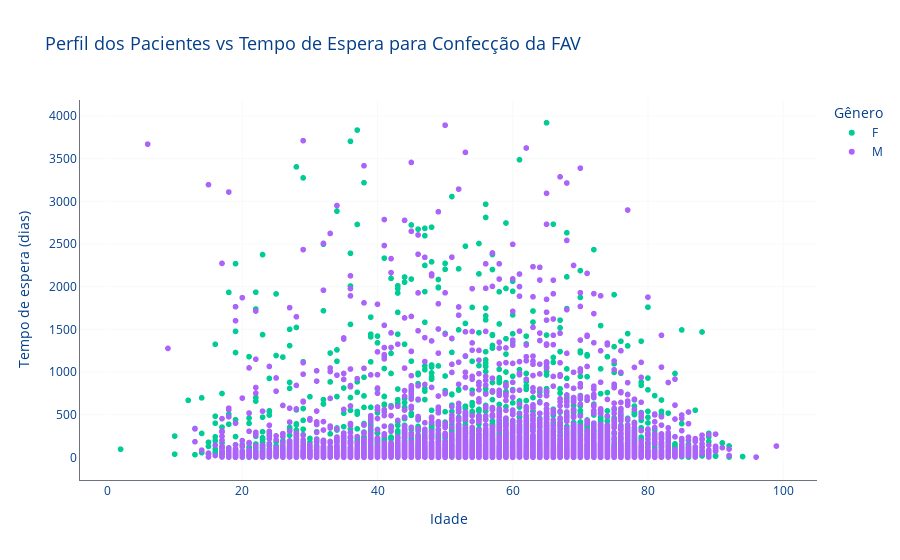

The notebook cell this image was saved under:
### Markdown cell above
# 3) Existem perfis de pacientes que apresentam maior demora para a confecção da FAV?

### Code cell
fig = px.scatter(
    df_perfil,
    x='idade',
    y='tempo_entre_fav_e_primeira_dialise',
    color='genero',
    labels={
        'idade': 'Idade',
        'tempo_entre_fav_e_primeira_dialise': 'Tempo de espera (dias)',
        'genero': 'Gênero'
    },
    title='Perfil dos Pacientes vs Tempo de Espera para Confecção da FAV',
    color_discrete_map={
        'Feminino': '#0077B6',
        'Masculino': '#90E0EF'
    }
)

# Layout com paleta médica
fig.update_layout(
    plot_bgcolor=paleta['fundo'],
    paper_bgcolor=paleta['fundo'],
    font=dict(color=paleta['azul_escuro']),
    title_font=dict(size=18, color=paleta['azul_escuro']),
    xaxis=dict(
        title='Idade',
        gridcolor=paleta['cinza_claro'],
        linecolor=paleta['cinza_texto']
    ),
    yaxis=dict(
        title='Tempo de espera (dias)',
        gridcolor=paleta['cinza_claro'],
        linecolor=paleta['cinza_texto']
    )
)

fig.show()

### Figure 1 — Plotly figure (JSON) as saved in the notebook; plotly's stock layout.template omitted (floating-point values rounded to 4 significant figures; data arrays with more than 128 entries replaced by an {"elided": "..."} marker saying what was removed)
{"data": [{"hovertemplate": "Gênero=F<br>Idade=%{x}<br>Tempo de espera (dias)=%{y}<extra></extra>", "legendgroup": "F", "marker": {"color": "#00cc96", "symbol": "circle"}, "mode": "markers", "name": "F", "showlegend": true, "type": "scattergl", "x": {"elided": "3457 int values"}, "xaxis": "x", "y": {"elided": "3457 int values"}, "yaxis": "y"}, {"hovertemplate": "Gênero=M<br>Idade=%{x}<br>Tempo de espera (dias)=%{y}<extra></extra>", "legendgroup": "M", "marker": {"color": "#ab63fa", "symbol": "circle"}, "mode": "markers", "name": "M", "showlegend": true, "type": "scattergl", "x": {"elided": "5078 int values"}, "xaxis": "x", "y": {"elided": "5078 int values"}, "yaxis": "y"}], "layout": {"font": {"color": "#023E8A"}, "legend": {"title": {"text": "Gênero"}, "tracegroupgap": 0}, "paper_bgcolor": "#FFFFFF", "plot_bgcolor": "#FFFFFF", "title": {"font": {"color": "#023E8A", "size": 18}, "text": "Perfil dos Pacientes vs Tempo de Espera para Confecção da FAV"}, "xaxis": {"anchor": "y", "domain": [0, 1], "gridcolor": "#F8F9FA", "linecolor": "#6C757D", "title": {"text": "Idade"}}, "yaxis": {"anchor": "x", "domain": [0, 1], "gridcolor": "#F8F9FA", "linecolor": "#6C757D", "title": {"text": "Tempo de espera (dias)"}}}}
